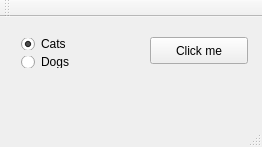
<?xml version="1.0" encoding="UTF-8"?>
<ui version="4.0">
 <class>MainWindow</class>
 <widget class="QMainWindow" name="MainWindow">
  <property name="geometry">
   <rect>
    <x>0</x>
    <y>0</y>
    <width>262</width>
    <height>147</height>
   </rect>
  </property>
  <property name="windowTitle">
   <string>MainWindow</string>
  </property>
  <widget class="QWidget" name="centralWidget">
   <widget class="QPushButton" name="pushButton">
    <property name="geometry">
     <rect>
      <x>150</x>
      <y>20</y>
      <width>98</width>
      <height>27</height>
     </rect>
    </property>
    <property name="text">
     <string>Click me</string>
    </property>
   </widget>
   <widget class="QWidget" name="">
    <property name="geometry">
     <rect>
      <x>10</x>
      <y>10</y>
      <width>118</width>
      <height>52</height>
     </rect>
    </property>
    <layout class="QVBoxLayout" name="verticalLayout">
     <item>
      <widget class="QRadioButton" name="radioButton1">
       <property name="text">
        <string>Cats</string>
       </property>
       <property name="checked">
        <bool>true</bool>
       </property>
      </widget>
     </item>
     <item>
      <widget class="QRadioButton" name="radioButton2">
       <property name="text">
        <string>Dogs</string>
       </property>
      </widget>
     </item>
    </layout>
   </widget>
  </widget>
  <widget class="QMenuBar" name="menuBar">
   <property name="geometry">
    <rect>
     <x>0</x>
     <y>0</y>
     <width>262</width>
     <height>25</height>
    </rect>
   </property>
  </widget>
  <widget class="QToolBar" name="mainToolBar">
   <attribute name="toolBarArea">
    <enum>TopToolBarArea</enum>
   </attribute>
   <attribute name="toolBarBreak">
    <bool>false</bool>
   </attribute>
  </widget>
  <widget class="QStatusBar" name="statusBar"/>
 </widget>
 <layoutdefault spacing="6" margin="11"/>
 <resources/>
 <connections/>
</ui>
